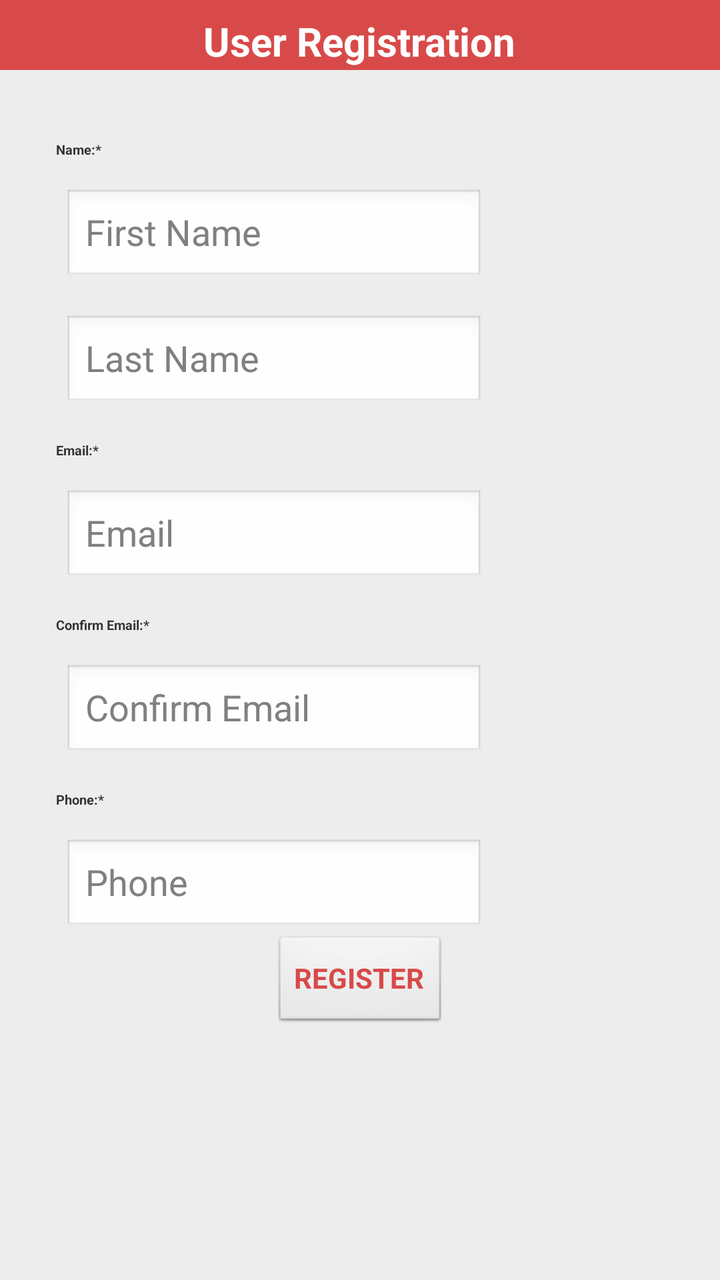
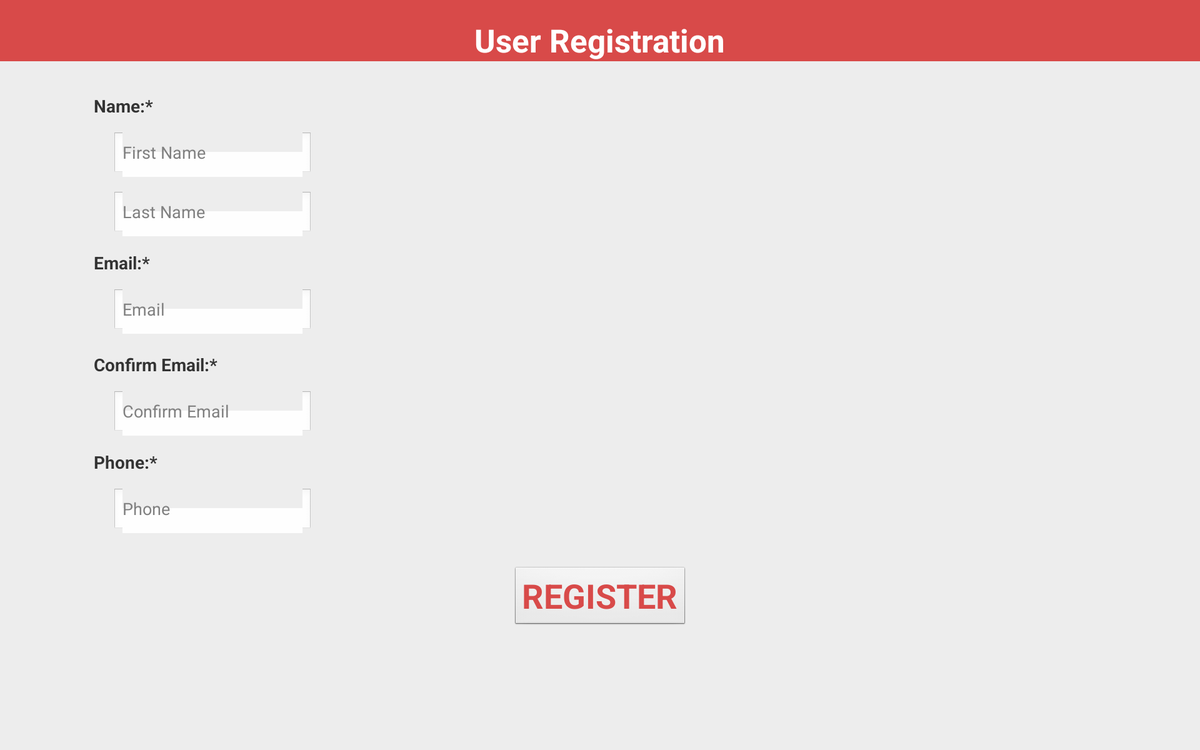

Two renders of one Android screen. The first uses the default layout on a phone; the second uses the alternative layout the repository ships for a different screen configuration, on a matching device. The two XML files are below.
<!-- AndroidManifest.xml: application theme android:Theme.Light.NoTitleBar.Fullscreen -->
<!-- res/layout/seller_registration.xml -->
<?xml version="1.0" encoding="utf-8"?>
<RelativeLayout xmlns:android="http://schemas.android.com/apk/res/android"
    android:id="@+id/relativeLayout1"
    android:layout_width="match_parent"
    android:layout_height="match_parent"
    android:background="#EDEDED"
    android:orientation="vertical" >

    <ScrollView
        android:id="@+id/scrollView1"
        android:layout_width="fill_parent"
        android:layout_height="wrap_content"
        android:layout_alignParentLeft="true"
        android:layout_alignParentRight="true"
        android:layout_marginTop="70dp" >

        <RelativeLayout
            android:id="@+id/relativeLayout2"
            android:layout_width="fill_parent"
            android:layout_height="wrap_content"
            android:layout_below="@+id/relativeLayout1" >

            <TextView
                android:id="@+id/tv_seller_registration"
                android:layout_width="wrap_content"
                android:layout_height="wrap_content"
                android:layout_alignParentLeft="true"
                android:layout_marginLeft="28dp"
                android:text="@string/name"
                android:textColor="#333333"
                android:textSize="20px"
                android:textStyle="bold" />

            <EditText
                android:id="@+id/tv_seller_registration_firstname"
                android:layout_width="wrap_content"
                android:layout_height="wrap_content"
                android:layout_below="@+id/tv_seller_registration"
                android:layout_marginLeft="32dp"
                android:layout_marginTop="15dp"
                android:ems="10"
                android:hint="First Name"
                android:inputType="textPersonName"
                android:maxLength="20" >

                <requestFocus />
            </EditText>

            <EditText
                android:id="@+id/et_seller_registration_lastname"
                android:layout_width="wrap_content"
                android:layout_height="wrap_content"
                android:layout_below="@+id/tv_seller_registration_firstname"
                android:layout_marginLeft="32dp"
                android:layout_marginTop="15dp"
                android:ems="10"
                android:hint="Last Name"
                android:maxLength="20" />

            <TextView
                android:id="@+id/tv_seller_registration_email"
                android:layout_width="wrap_content"
                android:layout_height="wrap_content"
                android:layout_below="@+id/et_seller_registration_lastname"
                android:layout_marginLeft="28dp"
                android:layout_marginTop="15dp"
                android:text="@string/email"
                android:textColor="#333333"
                android:textSize="20px"
                android:textStyle="bold" />

            <EditText
                android:id="@+id/et_seller_registration_email"
                android:layout_width="wrap_content"
                android:layout_height="wrap_content"
                android:layout_below="@+id/tv_seller_registration_email"
                android:layout_marginLeft="32dp"
                android:layout_marginTop="15dp"
                android:ems="10"
                android:hint="Email"
                android:inputType="textEmailAddress"
                android:maxLength="25" />

            <TextView
                android:id="@+id/tv_seller_registration_confirmemail"
                android:layout_width="wrap_content"
                android:layout_height="wrap_content"
                android:layout_below="@+id/et_seller_registration_email"
                android:layout_marginLeft="28dp"
                android:layout_marginTop="15dp"
                android:text="@string/confirmemail"
                android:textColor="#333333"
                android:textSize="20px"
                android:textStyle="bold" />

            <EditText
                android:id="@+id/et_seller_registration_confirmemail"
                android:layout_width="wrap_content"
                android:layout_height="wrap_content"
                android:layout_below="@+id/tv_seller_registration_confirmemail"
                android:layout_marginLeft="32dp"
                android:layout_marginTop="15dp"
                android:ems="10"
                android:hint="Confirm Email"
                android:inputType="textEmailAddress"
                android:maxLength="25" />

            <TextView
                android:id="@+id/tv_seller_registration_phone"
                android:layout_width="wrap_content"
                android:layout_height="wrap_content"
                android:layout_below="@+id/et_seller_registration_confirmemail"
                android:layout_marginLeft="28dp"
                android:layout_marginTop="15dp"
                android:text="@string/phone"
                android:textColor="#333333"
                android:textSize="20px"
                android:textStyle="bold" />

            <EditText
                android:id="@+id/et_seller_registration_phone"
                android:layout_width="wrap_content"
                android:layout_height="wrap_content"
                android:layout_below="@+id/tv_seller_registration_phone"
                android:layout_marginLeft="32dp"
                android:layout_marginTop="15dp"
                android:ems="10"
                android:hint="Phone"
                android:inputType="phone"
                android:maxLength="10" />

            <Button
                android:id="@+id/btn_seller_register"
                android:layout_width="wrap_content"
                android:layout_height="wrap_content"
                android:layout_below="@+id/et_seller_registration_phone"
                android:layout_centerHorizontal="true"
                android:layout_marginLeft="28dp"
                android:text="REGISTER"
                android:textColor="#d84a49"
                android:textStyle="bold" />
        </RelativeLayout>
    </ScrollView>

    <RelativeLayout
        android:layout_width="fill_parent"
        android:layout_height="wrap_content"
        android:background="#d84a49" >

        <TextView
            android:id="@+id/textView1"
            android:layout_width="wrap_content"
            android:layout_height="wrap_content"
            android:layout_alignParentTop="true"
            android:layout_centerInParent="true"
             android:layout_centerHorizontal="true"
            android:layout_marginTop="7dp"
            android:gravity="center"
            android:text="User Registration"
            android:textColor="#FFFFFF"
            android:textSize="20dp"
            android:textStyle="bold" />

        <Button
            android:id="@+id/reg_back"
            android:layout_width="35dp"
            android:layout_height="35dp"
            android:layout_alignParentLeft="true"
            android:layout_alignParentTop="true"
            android:layout_marginLeft="7dp"
            android:background="@drawable/mobi_back"
            android:textColor="#333333" />
    </RelativeLayout>

</RelativeLayout>
<!-- resources referenced by this layout -->
<resources>
  <string name="confirmemail">Confirm Email:*</string>
  <string name="email">Email:*</string>
  <string name="name">Name:*</string>
  <string name="phone">Phone:*</string>
</resources>
<!-- res/layout-sw720dp-land/seller_registration.xml (the repository's variant of the layout above) -->
<!-- drawn on a large tablet held sideways -->
<?xml version="1.0" encoding="utf-8"?>
<RelativeLayout xmlns:android="http://schemas.android.com/apk/res/android"
    android:id="@+id/relativeLayout1"
    android:layout_width="match_parent"
    android:layout_height="match_parent"
    android:background="#EDEDED"
    android:orientation="vertical" >

    <ScrollView
        android:id="@+id/scrollView1"
        android:layout_width="fill_parent"
        android:layout_height="wrap_content"
        android:layout_alignParentLeft="true"
        android:layout_alignParentRight="true" >

        <RelativeLayout
            android:id="@+id/relativeLayout2"
            android:layout_width="fill_parent"
            android:layout_height="wrap_content"
            android:layout_below="@+id/relativeLayout1"
            android:layout_marginTop="100dp" >

            <TextView
                android:id="@+id/tv_seller_registration"
                android:layout_width="wrap_content"
                android:layout_height="wrap_content"
                android:layout_alignParentLeft="true"
                android:layout_marginLeft="100dp"
                android:text="@string/name"
                android:textColor="#333333"
                android:textSize="28px"
                android:textStyle="bold" />

            <EditText
                android:id="@+id/tv_seller_registration_firstname"
                android:layout_width="wrap_content"
                android:layout_height="wrap_content"
                android:layout_below="@+id/tv_seller_registration"
                android:layout_marginLeft="120dp"
                android:layout_marginTop="15dp"
                android:ems="10"
                android:hint="First Name"
                android:inputType="textPersonName"
                android:maxLength="20" >

                <requestFocus />
            </EditText>

            <EditText
                android:id="@+id/et_seller_registration_lastname"
                android:layout_width="wrap_content"
                android:layout_height="wrap_content"
                android:layout_below="@+id/tv_seller_registration_firstname"
                android:layout_marginLeft="120dp"
                android:layout_marginTop="15dp"
                android:ems="10"
                android:hint="Last Name"
                android:maxLength="20" />

            <TextView
                android:id="@+id/tv_seller_registration_email"
                android:layout_width="wrap_content"
                android:layout_height="wrap_content"
                android:layout_below="@+id/et_seller_registration_lastname"
                android:layout_marginLeft="100dp"
                android:layout_marginTop="15dp"
                android:text="@string/email"
                android:textColor="#333333"
                android:textSize="28px"
                android:textStyle="bold" />

            <EditText
                android:id="@+id/et_seller_registration_email"
                android:layout_width="wrap_content"
                android:layout_height="wrap_content"
                android:layout_below="@+id/tv_seller_registration_email"
                android:layout_marginLeft="120dp"
                android:layout_marginTop="15dp"
                android:ems="10"
                android:hint="Email"
                android:inputType="textEmailAddress"
                android:maxLength="25" />

            <TextView
                android:id="@+id/tv_seller_registration_confirmemail"
                android:layout_width="wrap_content"
                android:layout_height="wrap_content"
                android:layout_below="@+id/et_seller_registration_email"
                android:layout_marginLeft="100dp"
                android:layout_marginTop="20dp"
                android:text="@string/confirmemail"
                android:textColor="#333333"
                android:textSize="28px"
                android:textStyle="bold" />

            <EditText
                android:id="@+id/et_seller_registration_confirmemail"
                android:layout_width="wrap_content"
                android:layout_height="wrap_content"
                android:layout_below="@+id/tv_seller_registration_confirmemail"
                android:layout_marginLeft="120dp"
                android:layout_marginTop="15dp"
                android:ems="10"
                android:hint="Confirm Email"
                android:inputType="textEmailAddress"
                android:maxLength="25" />

            <TextView
                android:id="@+id/tv_seller_registration_phone"
                android:layout_width="wrap_content"
                android:layout_height="wrap_content"
                android:layout_below="@+id/et_seller_registration_confirmemail"
                android:layout_marginLeft="100dp"
                android:layout_marginTop="15dp"
                android:text="@string/phone"
                android:textColor="#333333"
                android:textSize="28px"
                android:textStyle="bold" />

            <EditText
                android:id="@+id/et_seller_registration_phone"
                android:layout_width="wrap_content"
                android:layout_height="wrap_content"
                android:layout_below="@+id/tv_seller_registration_phone"
                android:layout_marginLeft="120dp"
                android:layout_marginTop="15dp"
                android:ems="10"
                android:hint="Phone"
                android:inputType="phone"
                android:maxLength="10" />

            <Button
                android:id="@+id/btn_seller_register"
                android:layout_width="wrap_content"
                android:layout_height="wrap_content"
                android:layout_below="@+id/et_seller_registration_phone"
                android:layout_centerHorizontal="true"
                android:layout_marginTop="35dp"
                android:text="REGISTER"
                android:textColor="#d84a49"
                android:textSize="36dp"
                android:textStyle="bold" />
        </RelativeLayout>
    </ScrollView>

    <RelativeLayout
        android:layout_width="match_parent"
        android:layout_height="wrap_content"
        android:background="#d84a49" >

        <TextView
            android:id="@+id/textView1"
            android:layout_width="wrap_content"
            android:layout_height="wrap_content"
            android:layout_alignParentTop="true"
            android:layout_centerInParent="true"
            android:layout_marginTop="20dp"
            android:text="User Registration"
            android:textColor="#FFFFFF"
            android:textSize="34dp"
            android:textStyle="bold" />

        <Button
            android:id="@+id/reg_back"
            android:layout_width="wrap_content"
            android:layout_height="wrap_content"
            android:layout_alignParentLeft="true"
            android:layout_alignParentTop="true"
            android:layout_marginLeft="7dp"
            android:background="@drawable/mobi_back"
            android:textColor="#333333" />
    </RelativeLayout>

</RelativeLayout>
